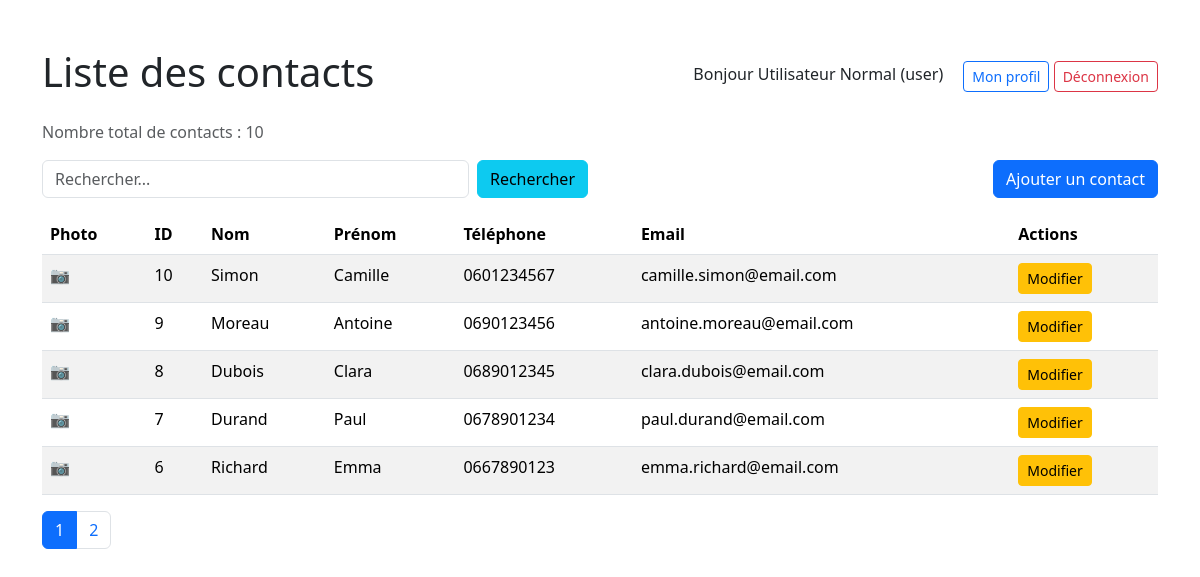
Screenshot of /index.php?action=list (signed in) with the database file from the repository.
### tables this page shows
CREATE TABLE IF NOT EXISTS CARNET (
    id INT AUTO_INCREMENT PRIMARY KEY,
    nom VARCHAR(100) NOT NULL,
    prenom VARCHAR(100) NOT NULL,
    telephone VARCHAR(15) NOT NULL,
    email VARCHAR(100) NOT NULL,
    adresse TEXT,
    photo VARCHAR(255) DEFAULT NULL,
    created_at TIMESTAMP DEFAULT CURRENT_TIMESTAMP
);

### controllers/contact_controller.php (called while the page is built, shortened)
<?php
require_once __DIR__ . '/../models/contact_model.php';
require_once __DIR__ . '/../models/LogModel.php';
function listContacts() {
    global $pdo;
    $search = isset($_GET['search']) ? trim($_GET['search']) : '';
    $page = isset($_GET['page']) ? (int)$_GET['page'] : 1;
    $perPage = 5;
    $offset = ($page - 1) * $perPage;
    $totalContacts = countContacts($pdo, $search);
    $totalPages = ceil($totalContacts / $perPage);
    $contacts = getAllContacts($pdo, $search, $perPage, $offset);
    include __DIR__ . '/../views/contact/index.php';
}
?>

### models/contact_model.php (called while the page is built, shortened)
<?php
function getAllContacts($pdo, $search = '', $limit = null, $offset = null) {
    $sql = "SELECT * FROM CARNET";
    $params = [];
    $sql .= " ORDER BY id DESC";
    if ($limit !== null && $offset !== null) {
        $sql .= " LIMIT ? OFFSET ?";
    }
    $stmt = $pdo->prepare($sql);
    if ($limit !== null && $offset !== null) {
        $stmt->bindValue(count($params) + 1, $limit, PDO::PARAM_INT);
        $stmt->bindValue(count($params) + 2, $offset, PDO::PARAM_INT);
    }
    $stmt->execute();
    return $stmt->fetchAll(PDO::FETCH_ASSOC);
}
function countContacts($pdo, $search = '') {
    $sql = "SELECT COUNT(*) FROM CARNET";
    if (!empty($search)) {
        $sql .= " WHERE nom LIKE ? OR prenom LIKE ? OR telephone LIKE ? OR email LIKE ?";
        $searchParam = "%$search%";
        $stmt = $pdo->prepare($sql);
        $stmt->execute([$searchParam, $searchParam, $searchParam, $searchParam]);
    } else {
        $stmt = $pdo->query($sql);
    }
    return $stmt->fetchColumn();
}
?>

### views/contact/index.php (the view, shortened to what this page needs)
<!DOCTYPE html>
<html lang="fr">
<head>
    <link href="https://cdn.jsdelivr.net/npm/bootstrap@5.3.8/dist/css/bootstrap.min.css" rel="stylesheet">
</head>
<body>
<div class="container mt-5">
    <div class="d-flex justify-content-between align-items-center mb-3">
        <h1>Liste des contacts</h1>
        <div>
            <span class="me-3">Bonjour <?= htmlspecialchars($_SESSION['user_nom']) ?> (<?= $_SESSION['user_role'] ?>)</span>
            <a href="index.php?action=profile" class="btn btn-outline-primary btn-sm">Mon profil</a>
            <a href="index.php?action=logout" class="btn btn-outline-danger btn-sm">Déconnexion</a>
        </div>
    </div>
    <p class="text-muted">Nombre total de contacts : <?= $totalContacts ?></p>
    <div class="row mb-3">
        <div class="col-md-6">
            <form method="GET" class="d-flex">
                <input type="text" name="search" class="form-control me-2" placeholder="Rechercher..." value="<?= htmlspecialchars($search ?? '') ?>">
                <button type="submit" class="btn btn-info">Rechercher</button>
            </form>
        </div>
        <div class="col-md-6 text-end">
            <a href="index.php?action=create" class="btn btn-primary">Ajouter un contact</a>
        </div>
    </div>
    <table class="table table-striped">
        <thead>
        <tr>
            <th>Photo</th>
            <th>ID</th><th>Nom</th><th>Prénom</th><th>Téléphone</th><th>Email</th><th>Actions</th>
        </tr>
        </thead>
        <tbody>
        <?php foreach ($contacts as $contact): ?>
        <tr>
            <td>
                <?php if ($contact['photo']): ?>
                    <img src="<?= htmlspecialchars($contact['photo']) ?>" alt="photo" style="width: 50px; height: 50px; object-fit: cover;" class="rounded-circle">
                <?php else: ?>
                    <span class="text-muted">📷</span>
                <?php endif; ?>
            </td>
            <td><?= htmlspecialchars($contact['id']) ?></td>
            <td><?= htmlspecialchars($contact['nom']) ?></td>
            <td><?= htmlspecialchars($contact['prenom']) ?></td>
            <td><?= htmlspecialchars($contact['telephone']) ?></td>
            <td><?= htmlspecialchars($contact['email']) ?></td>
            <td>
                <a href="index.php?action=edit&id=<?= $contact['id'] ?>" class="btn btn-warning btn-sm">Modifier</a>
            </td>
        </tr>
        <?php endforeach; ?>
        </tbody>
    </table>
    <?php if ($totalPages > 1): ?>
    <nav>
        <ul class="pagination">
            <?php for ($i = 1; $i <= $totalPages; $i++): ?>
                <li class="page-item <?= ($i == $page) ? 'active' : '' ?>">
                    <a class="page-link" href="index.php?action=list&page=<?= $i ?>&search=<?= urlencode($search ?? '') ?>"><?= $i ?></a>
                </li>
            <?php endfor; ?>
        </ul>
    </nav>
    <?php endif; ?>
</div>
</body>
</html>

### rows the page displays
carnet: id "10", nom "Simon", prenom "Camille", telephone "0601234567", email "camille.simon@email.com"
carnet: id "9", nom "Moreau", prenom "Antoine", telephone "0690123456", email "antoine.moreau@email.com"
carnet: id "8", nom "Dubois", prenom "Clara", telephone "0689012345", email "clara.dubois@email.com"
carnet: id "7", nom "Durand", prenom "Paul", telephone "0678901234", email "paul.durand@email.com"
carnet: id "6", nom "Richard", prenom "Emma", telephone "0667890123", email "emma.richard@email.com"

### other values shown
$_SESSION['user_nom'] "Utilisateur Normal"
$_SESSION['user_role'] "user"
$totalContacts "10"
